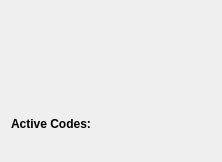
           <widget class="QWidget" name="tab_4">
            <attribute name="title">
             <string>MDI [F5]</string>
            </attribute>
            <layout class="QVBoxLayout" name="verticalLayout_4">
             <item>
              <widget class="MDIHistory" name="mdihistory">
               <property name="sizePolicy">
                <sizepolicy hsizetype="Preferred" vsizetype="MinimumExpanding">
                 <horstretch>0</horstretch>
                 <verstretch>0</verstretch>
                </sizepolicy>
               </property>
               <property name="minimumSize">
                <size>
                 <width>200</width>
                 <height>100</height>
                </size>
               </property>
              </widget>
             </item>
             <item>
              <layout class="QHBoxLayout" name="horizontalLayout_11">
               <item>
                <widget class="QLabel" name="label_5">
                 <property name="text">
                  <string>&lt;html&gt;&lt;head/&gt;&lt;body&gt;&lt;p&gt;&lt;span style=&quot; font-weight:600;&quot;&gt;Active Codes:&lt;/span&gt;&lt;/p&gt;&lt;/body&gt;&lt;/html&gt;</string>
                 </property>
                </widget>
               </item>
               <item>
                <widget class="StatusLabel" name="statuslabel_2">
                 <property name="mcodes_status" stdset="0">
                  <bool>true</bool>
                 </property>
                </widget>
               </item>
              </layout>
             </item>
             <item>
              <widget class="StatusLabel" name="statuslabel">
               <property name="scaledContents">
                <bool>true</bool>
               </property>
               <property name="wordWrap">
                <bool>true</bool>
               </property>
               <property name="gcodes_status" stdset="0">
                <bool>true</bool>
               </property>
              </widget>
             </item>
            </layout>
           </widget>
